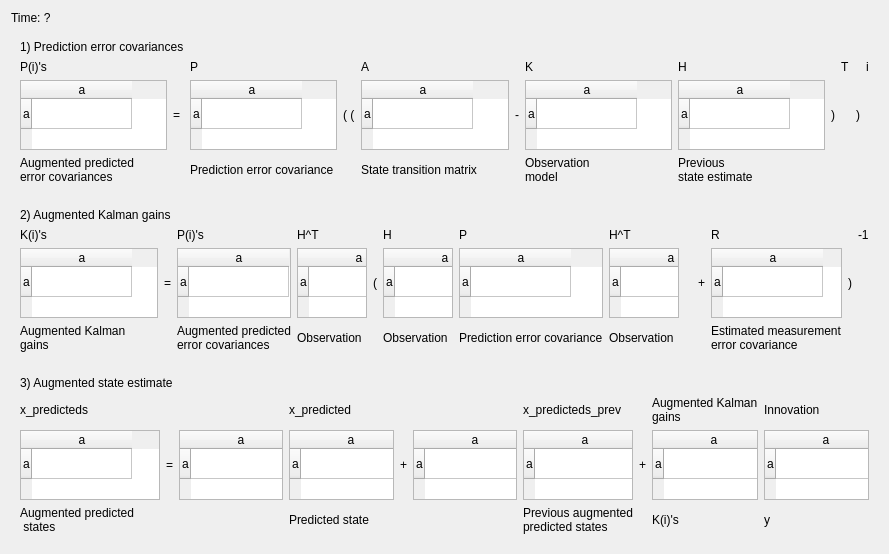
<?xml version="1.0" encoding="UTF-8"?>
<ui version="4.0">
 <class>QtFixedLagSmootherKalmanFilterCalculationDialog</class>
 <widget class="QDialog" name="QtFixedLagSmootherKalmanFilterCalculationDialog">
  <property name="geometry">
   <rect>
    <x>0</x>
    <y>0</y>
    <width>799</width>
    <height>521</height>
   </rect>
  </property>
  <property name="windowTitle">
   <string>Dialog</string>
  </property>
  <property name="windowIcon">
   <iconset resource="ToolKalmanFilterer.qrc">
    <normaloff>:/images/R.png</normaloff>:/images/R.png</iconset>
  </property>
  <layout class="QVBoxLayout" name="verticalLayout">
   <item>
    <widget class="QLabel" name="label_time">
     <property name="text">
      <string>Time: ?</string>
     </property>
    </widget>
   </item>
   <item>
    <widget class="QWidget" name="widget_1" native="true">
     <layout class="QGridLayout" name="gridLayout">
      <item row="0" column="0" colspan="2">
       <widget class="QLabel" name="label_title_1">
        <property name="text">
         <string>1) Prediction error covariances</string>
        </property>
       </widget>
      </item>
      <item row="1" column="0">
       <widget class="QLabel" name="label_top_1_1">
        <property name="text">
         <string>P(i)'s</string>
        </property>
       </widget>
      </item>
      <item row="1" column="2">
       <widget class="QLabel" name="label_top_2_1">
        <property name="text">
         <string>P</string>
        </property>
       </widget>
      </item>
      <item row="1" column="4">
       <widget class="QLabel" name="label_top_3_1">
        <property name="text">
         <string>A</string>
        </property>
       </widget>
      </item>
      <item row="1" column="6">
       <widget class="QLabel" name="label_top_4_1">
        <property name="text">
         <string>K</string>
        </property>
       </widget>
      </item>
      <item row="1" column="7">
       <widget class="QLabel" name="label_top_5_1">
        <property name="text">
         <string>H</string>
        </property>
       </widget>
      </item>
      <item row="1" column="11">
       <widget class="QLabel" name="label_top_8_1">
        <property name="text">
         <string>i</string>
        </property>
       </widget>
      </item>
      <item row="2" column="0">
       <widget class="QTableWidget" name="table_state_predicted">
        <row>
         <property name="text">
          <string>a</string>
         </property>
        </row>
        <column>
         <property name="text">
          <string>a</string>
         </property>
        </column>
       </widget>
      </item>
      <item row="2" column="1">
       <widget class="QLabel" name="label_math_1">
        <property name="text">
         <string>= </string>
        </property>
       </widget>
      </item>
      <item row="2" column="2">
       <widget class="QTableWidget" name="table_state_transition">
        <row>
         <property name="text">
          <string>a</string>
         </property>
        </row>
        <column>
         <property name="text">
          <string>a</string>
         </property>
        </column>
       </widget>
      </item>
      <item row="2" column="3">
       <widget class="QLabel" name="label_math_2">
        <property name="text">
         <string>( (</string>
        </property>
       </widget>
      </item>
      <item row="2" column="4">
       <widget class="QTableWidget" name="table_gain_1">
        <row>
         <property name="text">
          <string>a</string>
         </property>
        </row>
        <column>
         <property name="text">
          <string>a</string>
         </property>
        </column>
       </widget>
      </item>
      <item row="2" column="6">
       <widget class="QTableWidget" name="table_observation_model">
        <row>
         <property name="text">
          <string>a</string>
         </property>
        </row>
        <column>
         <property name="text">
          <string>a</string>
         </property>
        </column>
       </widget>
      </item>
      <item row="2" column="7">
       <widget class="QTableWidget" name="table_previous_state_estimate">
        <row>
         <property name="text">
          <string>a</string>
         </property>
        </row>
        <column>
         <property name="text">
          <string>a</string>
         </property>
        </column>
       </widget>
      </item>
      <item row="2" column="10">
       <widget class="QLabel" name="label_math_5">
        <property name="text">
         <string>)</string>
        </property>
       </widget>
      </item>
      <item row="3" column="0">
       <widget class="QLabel" name="label_bottom_1_1">
        <property name="text">
         <string>Augmented predicted
error covariances</string>
        </property>
       </widget>
      </item>
      <item row="3" column="2">
       <widget class="QLabel" name="label_bottom_2_1">
        <property name="text">
         <string>Prediction error covariance</string>
        </property>
       </widget>
      </item>
      <item row="3" column="4">
       <widget class="QLabel" name="label_bottom_3_1">
        <property name="text">
         <string>State transition matrix</string>
        </property>
       </widget>
      </item>
      <item row="3" column="6">
       <widget class="QLabel" name="label_bottom_4_1">
        <property name="text">
         <string>Observation
model</string>
        </property>
       </widget>
      </item>
      <item row="3" column="7">
       <widget class="QLabel" name="label_bottom_5_1">
        <property name="text">
         <string>Previous
state estimate</string>
        </property>
       </widget>
      </item>
      <item row="2" column="5">
       <widget class="QLabel" name="label">
        <property name="text">
         <string>-</string>
        </property>
       </widget>
      </item>
      <item row="1" column="9">
       <widget class="QLabel" name="label_math_4">
        <property name="text">
         <string>T</string>
        </property>
       </widget>
      </item>
      <item row="2" column="8">
       <widget class="QLabel" name="label_3">
        <property name="text">
         <string>)</string>
        </property>
       </widget>
      </item>
     </layout>
    </widget>
   </item>
   <item>
    <widget class="QWidget" name="widget_2" native="true">
     <layout class="QGridLayout" name="gridLayout_2">
      <item row="0" column="0" colspan="2">
       <widget class="QLabel" name="label_title_2">
        <property name="text">
         <string>2) Augmented Kalman gains</string>
        </property>
       </widget>
      </item>
      <item row="1" column="0">
       <widget class="QLabel" name="label_top_1_2">
        <property name="text">
         <string>K(i)'s</string>
        </property>
       </widget>
      </item>
      <item row="1" column="2">
       <widget class="QLabel" name="label_top_2_2">
        <property name="text">
         <string>P(i)'s</string>
        </property>
       </widget>
      </item>
      <item row="1" column="3">
       <widget class="QLabel" name="label_top_3_2">
        <property name="text">
         <string>H^T</string>
        </property>
       </widget>
      </item>
      <item row="1" column="5">
       <widget class="QLabel" name="label_top_4_2">
        <property name="text">
         <string>H</string>
        </property>
       </widget>
      </item>
      <item row="1" column="6">
       <widget class="QLabel" name="label_top_5_2">
        <property name="text">
         <string>P</string>
        </property>
       </widget>
      </item>
      <item row="1" column="7">
       <widget class="QLabel" name="label_top_6_2">
        <property name="text">
         <string>H^T</string>
        </property>
       </widget>
      </item>
      <item row="1" column="10">
       <widget class="QLabel" name="label_top_7_2">
        <property name="text">
         <string>R</string>
        </property>
       </widget>
      </item>
      <item row="1" column="12">
       <widget class="QLabel" name="label_top_8_2">
        <property name="text">
         <string>-1</string>
        </property>
       </widget>
      </item>
      <item row="2" column="0">
       <widget class="QTableWidget" name="table_state_predicted_2">
        <row>
         <property name="text">
          <string>a</string>
         </property>
        </row>
        <column>
         <property name="text">
          <string>a</string>
         </property>
        </column>
       </widget>
      </item>
      <item row="2" column="1">
       <widget class="QLabel" name="label_math_6">
        <property name="text">
         <string>=</string>
        </property>
       </widget>
      </item>
      <item row="2" column="2">
       <widget class="QTableWidget" name="table_state_transition_2">
        <row>
         <property name="text">
          <string>a</string>
         </property>
        </row>
        <column>
         <property name="text">
          <string>a</string>
         </property>
        </column>
       </widget>
      </item>
      <item row="2" column="3">
       <widget class="QTableWidget" name="table_gain_3">
        <row>
         <property name="text">
          <string>a</string>
         </property>
        </row>
        <column>
         <property name="text">
          <string>a</string>
         </property>
        </column>
       </widget>
      </item>
      <item row="2" column="5">
       <widget class="QTableWidget" name="table_observation_model_2">
        <row>
         <property name="text">
          <string>a</string>
         </property>
        </row>
        <column>
         <property name="text">
          <string>a</string>
         </property>
        </column>
       </widget>
      </item>
      <item row="2" column="6">
       <widget class="QTableWidget" name="table_previous_state_estimate_2">
        <row>
         <property name="text">
          <string>a</string>
         </property>
        </row>
        <column>
         <property name="text">
          <string>a</string>
         </property>
        </column>
       </widget>
      </item>
      <item row="2" column="7">
       <widget class="QTableWidget" name="table_control_2">
        <row>
         <property name="text">
          <string>a</string>
         </property>
        </row>
        <column>
         <property name="text">
          <string>a</string>
         </property>
        </column>
       </widget>
      </item>
      <item row="2" column="10">
       <widget class="QTableWidget" name="table_input_2">
        <row>
         <property name="text">
          <string>a</string>
         </property>
        </row>
        <column>
         <property name="text">
          <string>a</string>
         </property>
        </column>
       </widget>
      </item>
      <item row="2" column="11">
       <widget class="QLabel" name="label_math_10">
        <property name="text">
         <string>)</string>
        </property>
       </widget>
      </item>
      <item row="3" column="0">
       <widget class="QLabel" name="label_bottom_1_2">
        <property name="text">
         <string>Augmented Kalman
gains</string>
        </property>
       </widget>
      </item>
      <item row="3" column="2">
       <widget class="QLabel" name="label_bottom_2_2">
        <property name="text">
         <string>Augmented predicted
error covariances</string>
        </property>
       </widget>
      </item>
      <item row="3" column="3">
       <widget class="QLabel" name="label_bottom_3_2">
        <property name="text">
         <string>Observation</string>
        </property>
       </widget>
      </item>
      <item row="3" column="5">
       <widget class="QLabel" name="label_bottom_4_2">
        <property name="text">
         <string>Observation</string>
        </property>
       </widget>
      </item>
      <item row="3" column="6">
       <widget class="QLabel" name="label_bottom_5_2">
        <property name="text">
         <string>Prediction error covariance</string>
        </property>
       </widget>
      </item>
      <item row="3" column="7">
       <widget class="QLabel" name="label_bottom_6_2">
        <property name="text">
         <string>Observation</string>
        </property>
       </widget>
      </item>
      <item row="3" column="10">
       <widget class="QLabel" name="label_bottom_7_2">
        <property name="text">
         <string>Estimated measurement
error covariance</string>
        </property>
       </widget>
      </item>
      <item row="2" column="4">
       <widget class="QLabel" name="label_5">
        <property name="text">
         <string>(</string>
        </property>
       </widget>
      </item>
      <item row="2" column="8">
       <widget class="QLabel" name="label_4">
        <property name="text">
         <string/>
        </property>
       </widget>
      </item>
      <item row="2" column="9">
       <widget class="QLabel" name="label_7">
        <property name="text">
         <string>+</string>
        </property>
       </widget>
      </item>
     </layout>
    </widget>
   </item>
   <item>
    <widget class="QWidget" name="widget_3" native="true">
     <layout class="QGridLayout" name="gridLayout_3">
      <item row="0" column="0" colspan="2">
       <widget class="QLabel" name="label_title_3">
        <property name="text">
         <string>3) Augmented state estimate</string>
        </property>
       </widget>
      </item>
      <item row="1" column="0">
       <widget class="QLabel" name="label_top_1_3">
        <property name="text">
         <string>x_predicteds</string>
        </property>
       </widget>
      </item>
      <item row="1" column="3">
       <widget class="QLabel" name="label_top_3_3">
        <property name="text">
         <string>x_predicted</string>
        </property>
       </widget>
      </item>
      <item row="1" column="6">
       <widget class="QLabel" name="label_top_5_3">
        <property name="text">
         <string>x_predicteds_prev</string>
        </property>
       </widget>
      </item>
      <item row="1" column="8">
       <widget class="QLabel" name="label_top_6_3">
        <property name="text">
         <string>Augmented Kalman
gains</string>
        </property>
       </widget>
      </item>
      <item row="1" column="9">
       <widget class="QLabel" name="label_top_7_3">
        <property name="text">
         <string>Innovation</string>
        </property>
       </widget>
      </item>
      <item row="2" column="0">
       <widget class="QTableWidget" name="table_state_predicted_3">
        <row>
         <property name="text">
          <string>a</string>
         </property>
        </row>
        <column>
         <property name="text">
          <string>a</string>
         </property>
        </column>
       </widget>
      </item>
      <item row="2" column="1">
       <widget class="QLabel" name="label_math_11">
        <property name="text">
         <string>=</string>
        </property>
       </widget>
      </item>
      <item row="2" column="2">
       <widget class="QTableWidget" name="table_state_transition_3">
        <row>
         <property name="text">
          <string>a</string>
         </property>
        </row>
        <column>
         <property name="text">
          <string>a</string>
         </property>
        </column>
       </widget>
      </item>
      <item row="2" column="3">
       <widget class="QTableWidget" name="table_gain_5">
        <row>
         <property name="text">
          <string>a</string>
         </property>
        </row>
        <column>
         <property name="text">
          <string>a</string>
         </property>
        </column>
       </widget>
      </item>
      <item row="2" column="5">
       <widget class="QTableWidget" name="table_observation_model_3">
        <row>
         <property name="text">
          <string>a</string>
         </property>
        </row>
        <column>
         <property name="text">
          <string>a</string>
         </property>
        </column>
       </widget>
      </item>
      <item row="2" column="6">
       <widget class="QTableWidget" name="table_previous_state_estimate_3">
        <row>
         <property name="text">
          <string>a</string>
         </property>
        </row>
        <column>
         <property name="text">
          <string>a</string>
         </property>
        </column>
       </widget>
      </item>
      <item row="2" column="7">
       <widget class="QLabel" name="label_math_14">
        <property name="text">
         <string>+</string>
        </property>
       </widget>
      </item>
      <item row="2" column="8">
       <widget class="QTableWidget" name="table_control_3">
        <row>
         <property name="text">
          <string>a</string>
         </property>
        </row>
        <column>
         <property name="text">
          <string>a</string>
         </property>
        </column>
       </widget>
      </item>
      <item row="2" column="9">
       <widget class="QTableWidget" name="table_input_3">
        <row>
         <property name="text">
          <string>a</string>
         </property>
        </row>
        <column>
         <property name="text">
          <string>a</string>
         </property>
        </column>
       </widget>
      </item>
      <item row="3" column="0">
       <widget class="QLabel" name="label_bottom_1_3">
        <property name="text">
         <string>Augmented predicted
 states</string>
        </property>
       </widget>
      </item>
      <item row="3" column="2">
       <widget class="QLabel" name="label_bottom_2_3">
        <property name="text">
         <string/>
        </property>
       </widget>
      </item>
      <item row="3" column="3">
       <widget class="QLabel" name="label_bottom_3_3">
        <property name="text">
         <string>Predicted state</string>
        </property>
       </widget>
      </item>
      <item row="3" column="6">
       <widget class="QLabel" name="label_bottom_5_3">
        <property name="text">
         <string>Previous augmented
predicted states</string>
        </property>
       </widget>
      </item>
      <item row="3" column="8">
       <widget class="QLabel" name="label_bottom_6_3">
        <property name="text">
         <string>K(i)'s</string>
        </property>
       </widget>
      </item>
      <item row="3" column="9">
       <widget class="QLabel" name="label_bottom_7_3">
        <property name="text">
         <string>y</string>
        </property>
       </widget>
      </item>
      <item row="2" column="4">
       <widget class="QLabel" name="label_2">
        <property name="text">
         <string>+</string>
        </property>
       </widget>
      </item>
     </layout>
    </widget>
   </item>
  </layout>
 </widget>
 <resources>
  <include location="ToolKalmanFilterer.qrc"/>
 </resources>
 <connections/>
</ui>
